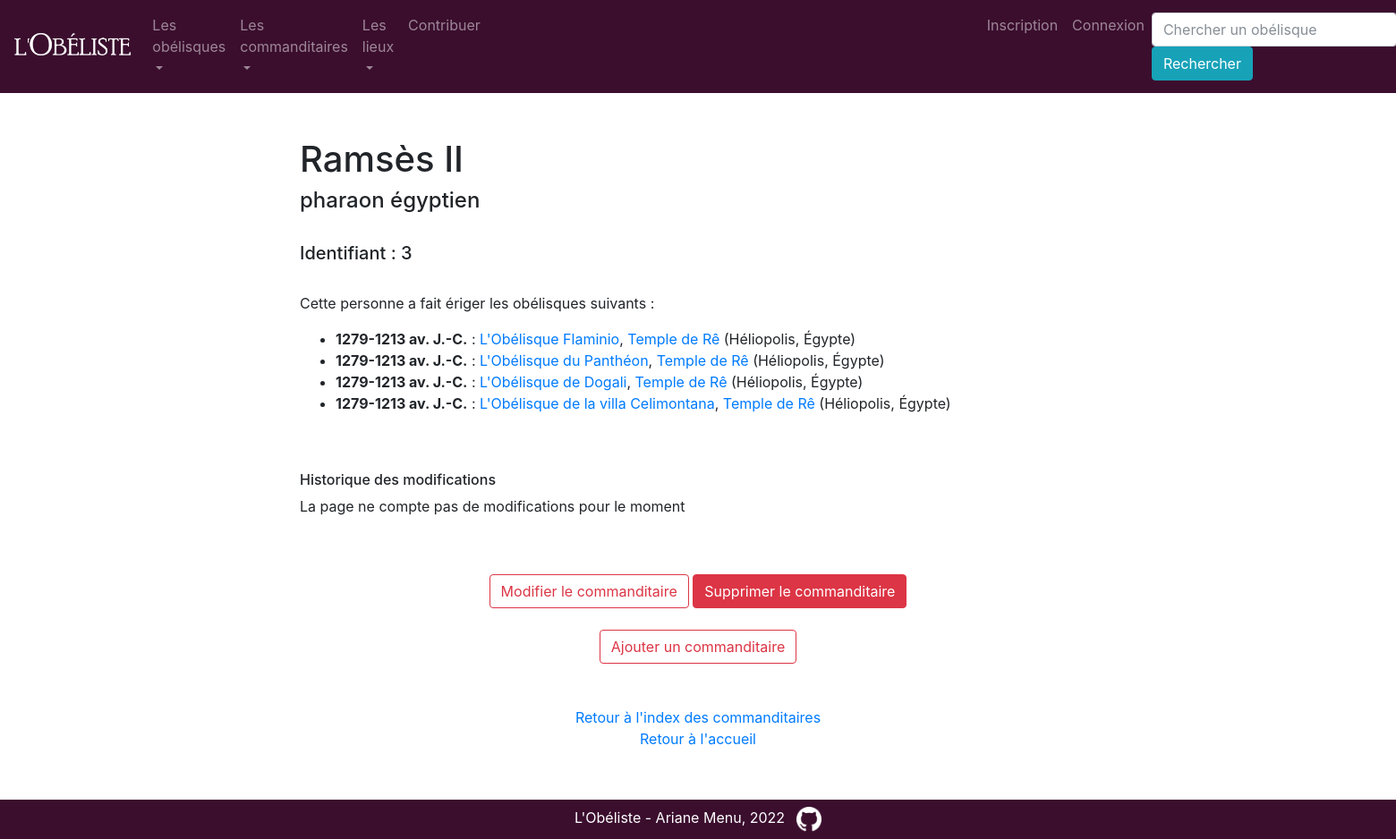
The page /personne/3 on the database its author committed.
### app/modeles/donnees.py (models this page shows, shortened)
class Personne(db.Model):
    personne_id = db.Column(db.Integer, unique=True, nullable=False, primary_key=True, autoincrement=True)
    personne_nom = db.Column(db.Text)
    personne_fonction = db.Column(db.Text)
    personne_nationalite = db.Column(db.Text)
    erige = db.relationship("Erige", back_populates="personne")
    authorships = db.relationship("Authorship", back_populates="personne")

class Erige(db.Model):
    __tablename__ = "erige"
    erige_id = db.Column(db.Integer, unique=True, nullable=False, primary_key=True, autoincrement=True)
    erige_id_obelisque = db.Column(db.Integer, db.ForeignKey('obelisque.obelisque_id'))
    erige_id_personne = db.Column(db.Integer, db.ForeignKey('personne.personne_id'))
    erige_id_localisation = db.Column(db.Integer, db.ForeignKey('localisation.localisation_id'))
    erige_date = db.Column(db.Text)
    erige_actuel = db.Column(db.Integer, default=0)
    obelisque = db.relationship("Obelisque", back_populates="erige")
    personne = db.relationship("Personne", back_populates="erige")
    localisation = db.relationship("Localisation", back_populates="erige")
    authorships = db.relationship("Authorship", back_populates="erige")

class Obelisque(db.Model):
    obelisque_id = db.Column(db.Integer, unique=True, nullable=False, primary_key=True, autoincrement=True)
    obelisque_nom = db.Column(db.Text)
    obelisque_hauteur = db.Column(db.Float)
    obelisque_hauteur_avec_base = db.Column(db.Float)
    obelisque_materiau = db.Column(db.Text)
    obelisque_type_commande = db.Column(db.Text)
    obelisque_notice = db.Column(db.Text)
    obelisque_presence_inscription = db.Column(db.Integer, default=0)
    obelisque_inscription_latine = db.Column(db.Text)
    obelisque_inscription_latine_traduite = db.Column(db.Text)
    obelisque_bibliographie = db.Column(db.Text)
    obelisque_image_url = db.Column(db.Text)
    obelisque_image_auteur = db.Column(db.Text)
    obelisque_image_licence = db.Column(db.Text)
    obelisque_image_licence_url = db.Column(db.Text)
    erige = db.relationship("Erige", back_populates="obelisque")
    authorships = db.relationship("Authorship", back_populates="obelisque")

class Localisation(db.Model):
    localisation_id = db.Column(db.Integer, unique=True, nullable=False, primary_key=True, autoincrement=True)
    localisation_lieu = db.Column(db.Text)
    localisation_ville = db.Column(db.Text)
    localisation_pays = db.Column(db.Text)
    localisation_longitude = db.Column(db.Text)
    localisation_latitude = db.Column(db.Text)
    erige = db.relationship("Erige", back_populates="localisation")
    authorships = db.relationship("Authorship", back_populates="localisation")

### app/routes/generic.py (the view)
@app.route("/personne/<int:personne_id>")
def personne(personne_id):
    personne = Personne.query.filter(Personne.personne_id == personne_id).first_or_404()
    erige = Erige.query.filter(Erige.erige_id_personne == personne_id).order_by(Erige.erige_date)
    return render_template("pages/personne.html", personne=personne, erige=erige)

### app/templates/pages/personne.html (shortened to what this page needs)
{% extends "conteneur.html" %}
{% block corps %}
<div class="centrer_contenu">
    <h1>{{personne.personne_nom}}</h1>
    <h4>{% if personne.personne_fonction %}{{personne.personne_fonction}}{% endif %}
        {% if personne.personne_nationalite %}{{personne.personne_nationalite}}{% endif %}
    </h4>
    <br>
    <h5>Identifiant : {{personne.personne_id}}</h5>
    <br>
    <div>
        <p>Cette personne a fait ériger les obélisques suivants :</p>
        <ul>
            {% for erige in erige %}
                <li><b>{{erige.erige_date}}</b> : <a href="{{url_for('obelisque', obelisque_id=erige.obelisque.obelisque_id)}}">{{erige.obelisque.obelisque_nom}}</a>, <a href="{{url_for('localisation', localisation_id=erige.localisation.localisation_id)}}">{{erige.localisation.localisation_lieu}}</a> ({{erige.localisation.localisation_ville}}, {{erige.localisation.localisation_pays}})</li>
            {% endfor %}
        </ul>
    </div>
    <br>
    <br>
    <div>
        <h6>Historique des modifications</h6>
        {% if personne.authorships %}
            {% for modification in personne.authorships %}
                <li><b>{{modification.user.user_nom}}</b> | {{modification.authorship_date.strftime('%d/%m/%Y, %H:%M')}}</li>
            {% endfor %}
        {% else %}
        <p>La page ne compte pas de modifications pour le moment</p>
        {% endif %}
    </div>
    <br>
    <br>
    <div align="center">
        <a href="{{url_for('personne_update', personne_id=personne.personne_id)}}" class="btn btn-outline-danger">Modifier le commanditaire</a>
        <a href="{{url_for('personne_delete', personne_id=personne.personne_id)}}" class="btn btn-danger">Supprimer le commanditaire</a>
        <br>
        <br>
        <a href="{{url_for('personne_add')}}" class="btn btn-outline-danger">Ajouter un commanditaire</a>
    </div>
    <br>
    <div align="center">
        <br>
        <a href="{{url_for('index_personnes')}}">Retour à l'index des commanditaires</a>
        <br>
        <a href="{{url_for('accueil')}}">Retour à l'accueil</a>
    </div>
</div>
{% endblock %}

### app/templates/conteneur.html (style rules this page uses)
.centrer_contenu { margin-left: 110px; margin-right: 110px; }

### rows shown on the page
Personne: personne_nom "Ramsès II", personne_fonction "pharaon", personne_nationalite "égyptien", personne_id "3"
Erige: erige_date "1279-1213 av. J.-C.", obelisque.obelisque_nom "L'Obélisque Flaminio", localisation.localisation_lieu "Temple de Rê", localisation.localisation_ville "Héliopolis", localisation.localisation_pays "Égypte"
Erige: erige_date "1279-1213 av. J.-C.", obelisque.obelisque_nom "L'Obélisque du Panthéon", localisation.localisation_lieu "Temple de Rê", localisation.localisation_ville "Héliopolis", localisation.localisation_pays "Égypte"
Erige: erige_date "1279-1213 av. J.-C.", obelisque.obelisque_nom "L'Obélisque de Dogali", localisation.localisation_lieu "Temple de Rê", localisation.localisation_ville "Héliopolis", localisation.localisation_pays "Égypte"
Erige: erige_date "1279-1213 av. J.-C.", obelisque.obelisque_nom "L'Obélisque de la villa Celimontana", localisation.localisation_lieu "Temple de Rê", localisation.localisation_ville "Héliopolis", localisation.localisation_pays "Égypte"
